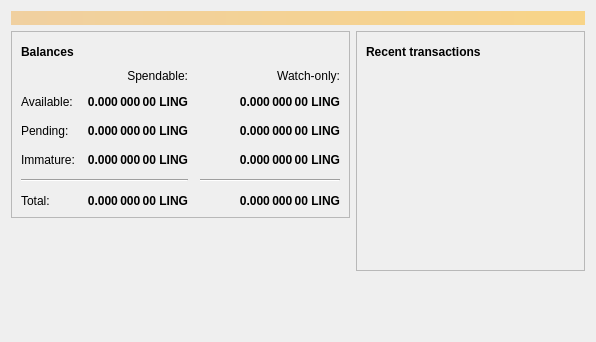
<?xml version="1.0" encoding="UTF-8"?>
<ui version="4.0">
 <class>OverviewPage</class>
 <widget class="QWidget" name="OverviewPage">
  <property name="geometry">
   <rect>
    <x>0</x>
    <y>0</y>
    <width>596</width>
    <height>342</height>
   </rect>
  </property>
  <property name="windowTitle">
   <string>Form</string>
  </property>
  <layout class="QVBoxLayout" name="topLayout">
   <item>
    <widget class="QLabel" name="labelAlerts">
     <property name="visible">
      <bool>false</bool>
     </property>
     <property name="styleSheet">
      <string notr="true">QLabel { background-color: qlineargradient(x1: 0, y1: 0, x2: 1, y2: 0, stop:0 #F0D0A0, stop:1 #F8D488); color:#000000; }</string>
     </property>
     <property name="wordWrap">
      <bool>true</bool>
     </property>
     <property name="margin">
      <number>3</number>
     </property>
     <property name="textInteractionFlags">
      <set>Qt::TextSelectableByMouse</set>
     </property>
    </widget>
   </item>
   <item>
    <layout class="QHBoxLayout" name="horizontalLayout" stretch="1,1">
     <item>
      <layout class="QVBoxLayout" name="verticalLayout_2">
       <item>
        <widget class="QFrame" name="frame">
         <property name="frameShape">
          <enum>QFrame::StyledPanel</enum>
         </property>
         <property name="frameShadow">
          <enum>QFrame::Raised</enum>
         </property>
         <layout class="QVBoxLayout" name="verticalLayout_4">
          <item>
           <layout class="QHBoxLayout" name="horizontalLayout_4">
            <item>
             <widget class="QLabel" name="label_5">
              <property name="font">
               <font>
                <weight>75</weight>
                <bold>true</bold>
               </font>
              </property>
              <property name="text">
               <string>Balances</string>
              </property>
             </widget>
            </item>
            <item>
             <widget class="QPushButton" name="labelWalletStatus">
              <property name="enabled">
               <bool>true</bool>
              </property>
              <property name="maximumSize">
               <size>
                <width>30</width>
                <height>16777215</height>
               </size>
              </property>
              <property name="toolTip">
               <string>The displayed information may be out of date. Your wallet automatically synchronizes with the Lingcoin network after a connection is established, but this process has not completed yet.</string>
              </property>
              <property name="text">
               <string/>
              </property>
              <property name="icon">
               <iconset resource="../bitcoin.qrc">
                <normaloff>:/icons/warning</normaloff>
                <disabledoff>:/icons/warning</disabledoff>:/icons/warning</iconset>
              </property>
              <property name="iconSize">
               <size>
                <width>24</width>
                <height>24</height>
               </size>
              </property>
              <property name="flat">
               <bool>true</bool>
              </property>
             </widget>
            </item>
            <item>
             <spacer name="horizontalSpacer_3">
              <property name="orientation">
               <enum>Qt::Horizontal</enum>
              </property>
              <property name="sizeHint" stdset="0">
               <size>
                <width>40</width>
                <height>20</height>
               </size>
              </property>
             </spacer>
            </item>
           </layout>
          </item>
          <item>
           <layout class="QGridLayout" name="gridLayout">
            <property name="spacing">
             <number>12</number>
            </property>
            <item row="2" column="2">
             <widget class="QLabel" name="labelWatchPending">
              <property name="font">
               <font>
                <weight>75</weight>
                <bold>true</bold>
               </font>
              </property>
              <property name="cursor">
               <cursorShape>IBeamCursor</cursorShape>
              </property>
              <property name="toolTip">
               <string>Unconfirmed transactions to watch-only addresses</string>
              </property>
              <property name="text">
               <string notr="true">0.000 000 00 LING</string>
              </property>
              <property name="alignment">
               <set>Qt::AlignRight|Qt::AlignTrailing|Qt::AlignVCenter</set>
              </property>
              <property name="textInteractionFlags">
               <set>Qt::LinksAccessibleByMouse|Qt::TextSelectableByKeyboard|Qt::TextSelectableByMouse</set>
              </property>
             </widget>
            </item>
            <item row="2" column="1">
             <widget class="QLabel" name="labelUnconfirmed">
              <property name="font">
               <font>
                <weight>75</weight>
                <bold>true</bold>
               </font>
              </property>
              <property name="cursor">
               <cursorShape>IBeamCursor</cursorShape>
              </property>
              <property name="toolTip">
               <string>Total of transactions that have yet to be confirmed, and do not yet count toward the spendable balance</string>
              </property>
              <property name="text">
               <string notr="true">0.000 000 00 LING</string>
              </property>
              <property name="alignment">
               <set>Qt::AlignRight|Qt::AlignTrailing|Qt::AlignVCenter</set>
              </property>
              <property name="textInteractionFlags">
               <set>Qt::LinksAccessibleByMouse|Qt::TextSelectableByKeyboard|Qt::TextSelectableByMouse</set>
              </property>
             </widget>
            </item>
            <item row="3" column="2">
             <widget class="QLabel" name="labelWatchImmature">
              <property name="font">
               <font>
                <weight>75</weight>
                <bold>true</bold>
               </font>
              </property>
              <property name="cursor">
               <cursorShape>IBeamCursor</cursorShape>
              </property>
              <property name="toolTip">
               <string>Mined balance in watch-only addresses that has not yet matured</string>
              </property>
              <property name="text">
               <string notr="true">0.000 000 00 LING</string>
              </property>
              <property name="alignment">
               <set>Qt::AlignRight|Qt::AlignTrailing|Qt::AlignVCenter</set>
              </property>
              <property name="textInteractionFlags">
               <set>Qt::LinksAccessibleByMouse|Qt::TextSelectableByKeyboard|Qt::TextSelectableByMouse</set>
              </property>
             </widget>
            </item>
            <item row="4" column="0" colspan="2">
             <widget class="Line" name="line">
              <property name="orientation">
               <enum>Qt::Horizontal</enum>
              </property>
             </widget>
            </item>
            <item row="4" column="2">
             <widget class="Line" name="lineWatchBalance">
              <property name="sizePolicy">
               <sizepolicy hsizetype="Preferred" vsizetype="Fixed">
                <horstretch>0</horstretch>
                <verstretch>0</verstretch>
               </sizepolicy>
              </property>
              <property name="minimumSize">
               <size>
                <width>140</width>
                <height>0</height>
               </size>
              </property>
              <property name="orientation">
               <enum>Qt::Horizontal</enum>
              </property>
             </widget>
            </item>
            <item row="5" column="0">
             <widget class="QLabel" name="labelTotalText">
              <property name="text">
               <string>Total:</string>
              </property>
             </widget>
            </item>
            <item row="3" column="1">
             <widget class="QLabel" name="labelImmature">
              <property name="font">
               <font>
                <weight>75</weight>
                <bold>true</bold>
               </font>
              </property>
              <property name="cursor">
               <cursorShape>IBeamCursor</cursorShape>
              </property>
              <property name="toolTip">
               <string>Mined balance that has not yet matured</string>
              </property>
              <property name="text">
               <string notr="true">0.000 000 00 LING</string>
              </property>
              <property name="alignment">
               <set>Qt::AlignRight|Qt::AlignTrailing|Qt::AlignVCenter</set>
              </property>
              <property name="textInteractionFlags">
               <set>Qt::LinksAccessibleByMouse|Qt::TextSelectableByKeyboard|Qt::TextSelectableByMouse</set>
              </property>
             </widget>
            </item>
            <item row="2" column="3">
             <spacer name="horizontalSpacer_2">
              <property name="orientation">
               <enum>Qt::Horizontal</enum>
              </property>
              <property name="sizeHint" stdset="0">
               <size>
                <width>40</width>
                <height>20</height>
               </size>
              </property>
             </spacer>
            </item>
            <item row="3" column="0">
             <widget class="QLabel" name="labelImmatureText">
              <property name="text">
               <string>Immature:</string>
              </property>
             </widget>
            </item>
            <item row="5" column="1">
             <widget class="QLabel" name="labelTotal">
              <property name="font">
               <font>
                <weight>75</weight>
                <bold>true</bold>
               </font>
              </property>
              <property name="cursor">
               <cursorShape>IBeamCursor</cursorShape>
              </property>
              <property name="toolTip">
               <string>Your current total balance</string>
              </property>
              <property name="text">
               <string notr="true">0.000 000 00 LING</string>
              </property>
              <property name="alignment">
               <set>Qt::AlignRight|Qt::AlignTrailing|Qt::AlignVCenter</set>
              </property>
              <property name="textInteractionFlags">
               <set>Qt::LinksAccessibleByMouse|Qt::TextSelectableByKeyboard|Qt::TextSelectableByMouse</set>
              </property>
             </widget>
            </item>
            <item row="5" column="2">
             <widget class="QLabel" name="labelWatchTotal">
              <property name="font">
               <font>
                <weight>75</weight>
                <bold>true</bold>
               </font>
              </property>
              <property name="cursor">
               <cursorShape>IBeamCursor</cursorShape>
              </property>
              <property name="toolTip">
               <string>Current total balance in watch-only addresses</string>
              </property>
              <property name="text">
               <string notr="true">0.000 000 00 LING</string>
              </property>
              <property name="alignment">
               <set>Qt::AlignRight|Qt::AlignTrailing|Qt::AlignVCenter</set>
              </property>
              <property name="textInteractionFlags">
               <set>Qt::LinksAccessibleByMouse|Qt::TextSelectableByKeyboard|Qt::TextSelectableByMouse</set>
              </property>
             </widget>
            </item>
            <item row="0" column="2">
             <widget class="QLabel" name="labelWatchonly">
              <property name="text">
               <string>Watch-only:</string>
              </property>
              <property name="alignment">
               <set>Qt::AlignRight|Qt::AlignTrailing|Qt::AlignVCenter</set>
              </property>
             </widget>
            </item>
            <item row="1" column="0">
             <widget class="QLabel" name="labelBalanceText">
              <property name="text">
               <string>Available:</string>
              </property>
             </widget>
            </item>
            <item row="1" column="1">
             <widget class="QLabel" name="labelBalance">
              <property name="font">
               <font>
                <weight>75</weight>
                <bold>true</bold>
               </font>
              </property>
              <property name="cursor">
               <cursorShape>IBeamCursor</cursorShape>
              </property>
              <property name="toolTip">
               <string>Your current spendable balance</string>
              </property>
              <property name="text">
               <string notr="true">0.000 000 00 LING</string>
              </property>
              <property name="alignment">
               <set>Qt::AlignRight|Qt::AlignTrailing|Qt::AlignVCenter</set>
              </property>
              <property name="textInteractionFlags">
               <set>Qt::LinksAccessibleByMouse|Qt::TextSelectableByKeyboard|Qt::TextSelectableByMouse</set>
              </property>
             </widget>
            </item>
            <item row="1" column="2">
             <widget class="QLabel" name="labelWatchAvailable">
              <property name="font">
               <font>
                <weight>75</weight>
                <bold>true</bold>
               </font>
              </property>
              <property name="cursor">
               <cursorShape>IBeamCursor</cursorShape>
              </property>
              <property name="toolTip">
               <string>Your current balance in watch-only addresses</string>
              </property>
              <property name="text">
               <string notr="true">0.000 000 00 LING</string>
              </property>
              <property name="alignment">
               <set>Qt::AlignRight|Qt::AlignTrailing|Qt::AlignVCenter</set>
              </property>
              <property name="textInteractionFlags">
               <set>Qt::LinksAccessibleByMouse|Qt::TextSelectableByKeyboard|Qt::TextSelectableByMouse</set>
              </property>
             </widget>
            </item>
            <item row="2" column="0">
             <widget class="QLabel" name="labelPendingText">
              <property name="text">
               <string>Pending:</string>
              </property>
             </widget>
            </item>
            <item row="0" column="1">
             <widget class="QLabel" name="labelSpendable">
              <property name="text">
               <string>Spendable:</string>
              </property>
              <property name="alignment">
               <set>Qt::AlignRight|Qt::AlignTrailing|Qt::AlignVCenter</set>
              </property>
             </widget>
            </item>
           </layout>
          </item>
         </layout>
        </widget>
       </item>
       <item>
        <spacer name="verticalSpacer">
         <property name="orientation">
          <enum>Qt::Vertical</enum>
         </property>
         <property name="sizeHint" stdset="0">
          <size>
           <width>20</width>
           <height>40</height>
          </size>
         </property>
        </spacer>
       </item>
      </layout>
     </item>
     <item>
      <layout class="QVBoxLayout" name="verticalLayout_3">
       <item>
        <widget class="QFrame" name="frame_2">
         <property name="frameShape">
          <enum>QFrame::StyledPanel</enum>
         </property>
         <property name="frameShadow">
          <enum>QFrame::Raised</enum>
         </property>
         <layout class="QVBoxLayout" name="verticalLayout">
          <item>
           <layout class="QHBoxLayout" name="horizontalLayout_2">
            <item>
             <widget class="QLabel" name="label_4">
              <property name="font">
               <font>
                <weight>75</weight>
                <bold>true</bold>
               </font>
              </property>
              <property name="text">
               <string>Recent transactions</string>
              </property>
             </widget>
            </item>
            <item>
             <widget class="QPushButton" name="labelTransactionsStatus">
              <property name="enabled">
               <bool>true</bool>
              </property>
              <property name="maximumSize">
               <size>
                <width>30</width>
                <height>16777215</height>
               </size>
              </property>
              <property name="toolTip">
               <string>The displayed information may be out of date. Your wallet automatically synchronizes with the Lingcoin network after a connection is established, but this process has not completed yet.</string>
              </property>
              <property name="text">
               <string/>
              </property>
              <property name="icon">
               <iconset resource="../bitcoin.qrc">
                <normaloff>:/icons/warning</normaloff>
                <disabledoff>:/icons/warning</disabledoff>:/icons/warning</iconset>
              </property>
              <property name="iconSize">
               <size>
                <width>24</width>
                <height>24</height>
               </size>
              </property>
              <property name="flat">
               <bool>true</bool>
              </property>
             </widget>
            </item>
            <item>
             <spacer name="horizontalSpacer">
              <property name="orientation">
               <enum>Qt::Horizontal</enum>
              </property>
              <property name="sizeHint" stdset="0">
               <size>
                <width>40</width>
                <height>20</height>
               </size>
              </property>
             </spacer>
            </item>
           </layout>
          </item>
          <item>
           <widget class="QListView" name="listTransactions">
            <property name="styleSheet">
             <string notr="true">QListView { background: transparent; }</string>
            </property>
            <property name="frameShape">
             <enum>QFrame::NoFrame</enum>
            </property>
            <property name="verticalScrollBarPolicy">
             <enum>Qt::ScrollBarAlwaysOff</enum>
            </property>
            <property name="horizontalScrollBarPolicy">
             <enum>Qt::ScrollBarAlwaysOff</enum>
            </property>
            <property name="selectionMode">
             <enum>QAbstractItemView::NoSelection</enum>
            </property>
           </widget>
          </item>
         </layout>
        </widget>
       </item>
       <item>
        <spacer name="verticalSpacer_2">
         <property name="orientation">
          <enum>Qt::Vertical</enum>
         </property>
         <property name="sizeHint" stdset="0">
          <size>
           <width>20</width>
           <height>40</height>
          </size>
         </property>
        </spacer>
       </item>
      </layout>
     </item>
    </layout>
   </item>
  </layout>
 </widget>
 <resources/>
 <connections/>
</ui>
